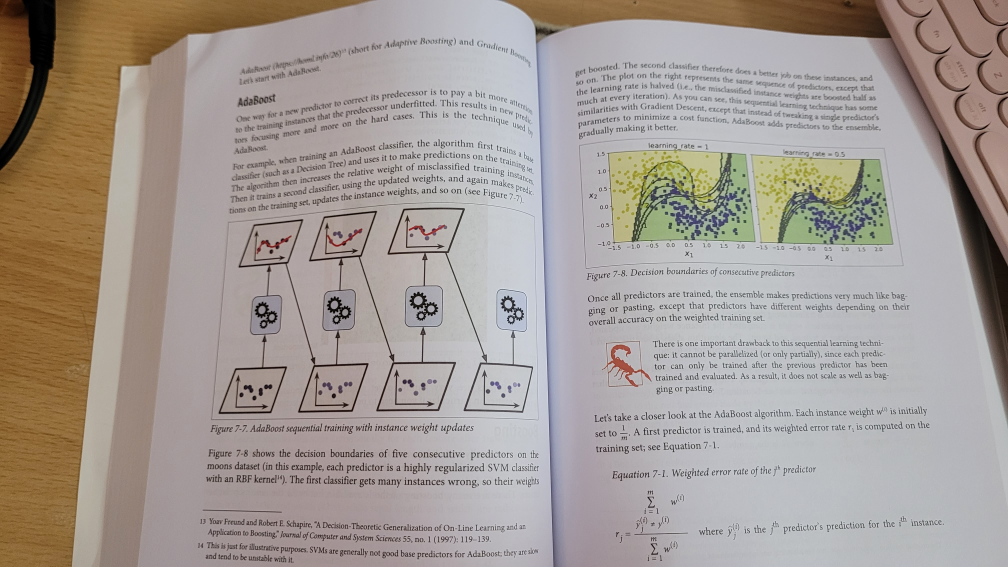
#> input picture Phase-3>Teaching-Computers-To-Learn/3 - Additional Tutorials/resources/adaptiveboost.jpg, 4032 x 2268 px (shown at 1/4 size)
$ python -i document_reader.py   (imports and definitions only)
#> lines starting #> are read from the running program, lines starting #| are printed output that depends on the picture; after the words box and inside, x2 and y2 are one past the last pixel; in counts of white or black regions, pixels touching at a corner belong together
#> further down, picture is the input picture: shape (2268, 4032, 3); mean B, G, R 149, 155.1, 164.1
import re

import cv2
import pytesseract


def preprocess_image(image):
    """
    Preprocess the uploaded document image before OCR.
    """

    # Convert to grayscale
    gray = cv2.cvtColor(
        image,
        cv2.COLOR_BGR2GRAY
    )
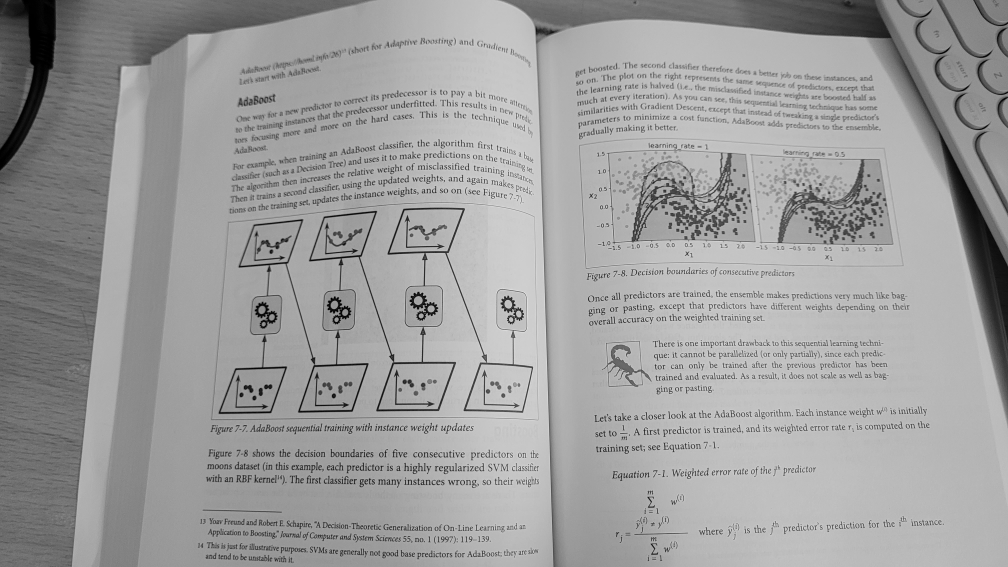
#> gray: shape (2268, 4032) (shown at 1/4 size); min 0, max 245, mean 157.1

    # Increase image size
    resized = cv2.resize(
        gray,
        None,
        fx=2,
        fy=2,
        interpolation=cv2.INTER_CUBIC
    )

    # Reduce noise
    blurred = cv2.GaussianBlur(
        resized,
        (5, 5),
        0
    )

    # Convert to black and white
    _, thresholded = cv2.threshold(
        blurred,
        0,
        255,
        cv2.THRESH_BINARY + cv2.THRESH_OTSU
    )
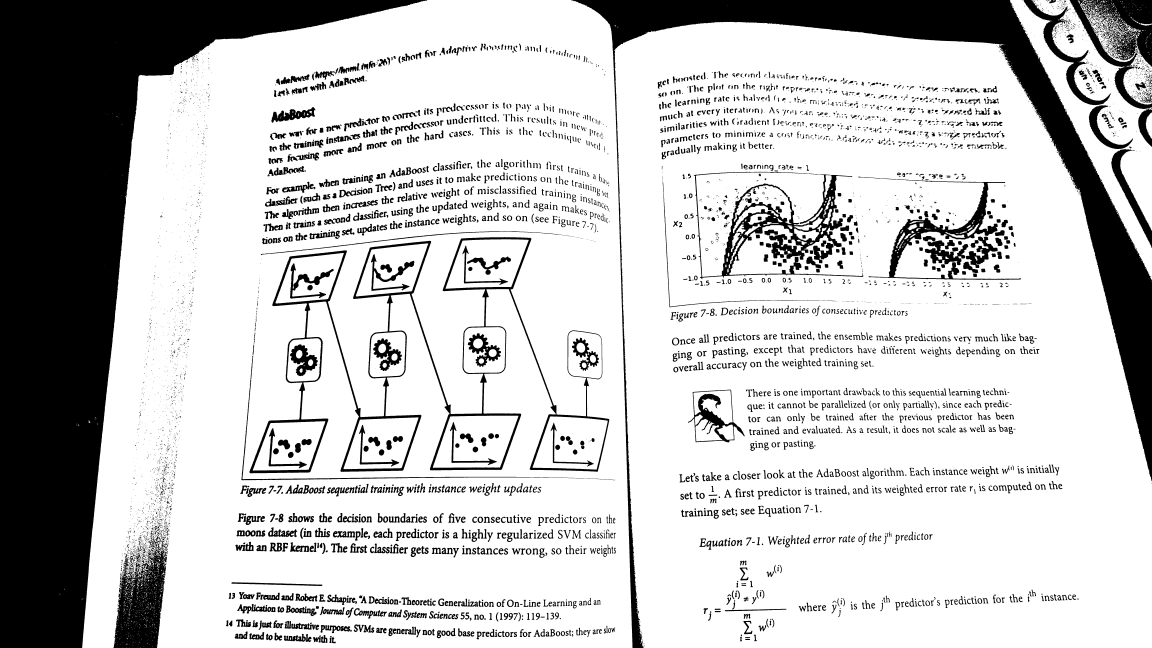
#> thresholded: shape (4536, 8064) (shown at 1/7 size); 77.4% white; 7035 black regions (3264 under 20 px), largest, box (x1, y1, x2, y2) and area: (0, 0, 2991, 4536) 4075441, (3999, 0, 8064, 4536) 1384253, (1746, 1660, 4265, 3313) 267297

    return thresholded


# [47 lines left out: functions extract_text, clean_text, process_document, not called in this run]

>>> import cv2
>>> picture = cv2.imread('../../../Phase-3>Teaching-Computers-To-Learn/3 - Additional Tutorials/resources/adaptiveboost.jpg')
>>> result = preprocess_image(picture)

$ run again, on Phase-3>Teaching-Computers-To-Learn/3 - Additional Tutorials/resources/bright_nlp_ifidf.jpg
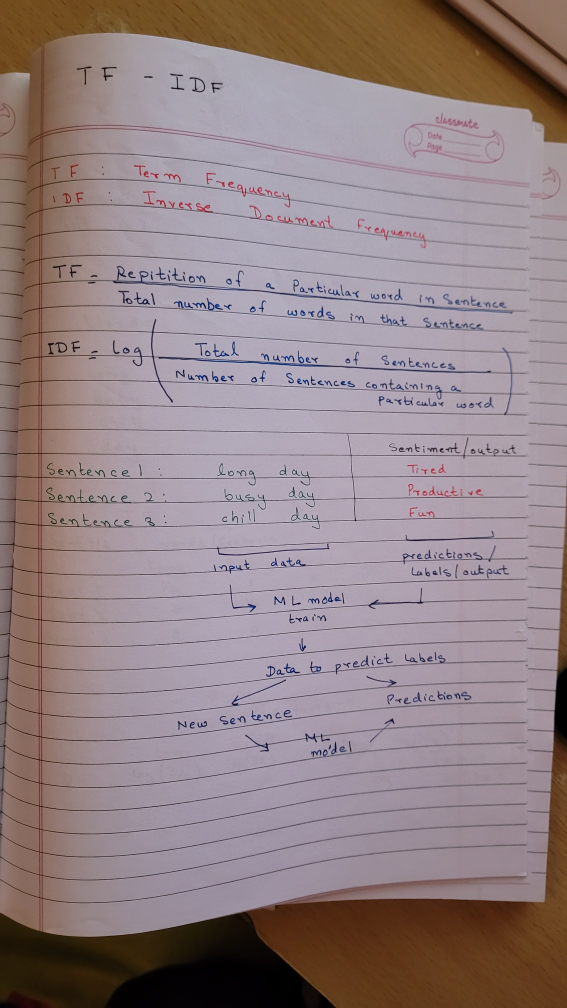
#> input picture Phase-3>Teaching-Computers-To-Learn/3 - Additional Tutorials/resources/bright_nlp_ifidf.jpg, 2268 x 4032 px (shown at 1/4 size)
#> picture is the input picture: shape (4032, 2268, 3); mean B, G, R 133.1, 130.4, 146.9
#> in preprocess_image, `gray = cv2.cvtColor( image, cv2.COLOR_BGR2GRAY )`:
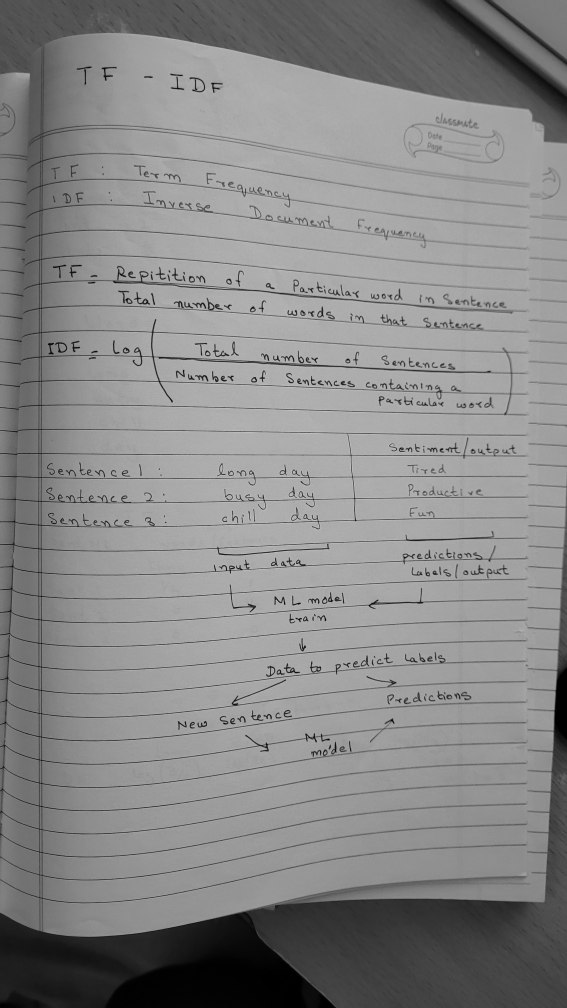
#> gray: shape (4032, 2268) (shown at 1/4 size); min 0, max 214, mean 135.6
#> in preprocess_image, `_, thresholded = cv2.threshold( blurred, 0, 255, cv2.THRESH_BINARY + c..`:
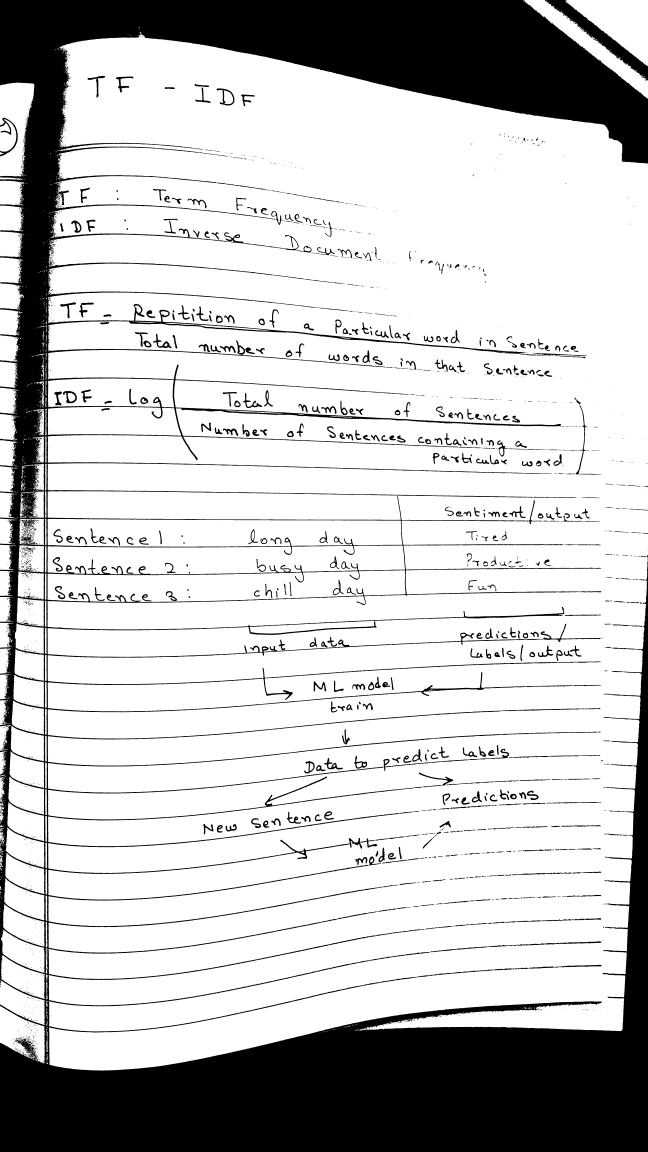
#> thresholded: shape (8064, 4536) (shown at 1/7 size); 77.2% white; 2878 black regions (1849 under 20 px), largest, box (x1, y1, x2, y2) and area: (0, 0, 4536, 8064) 7745856, (3815, 0, 4536, 563) 66172, (0, 825, 125, 1094) 6309

$ run again, on Phase-3>Teaching-Computers-To-Learn/3 - Additional Tutorials/resources/crossing.jpg
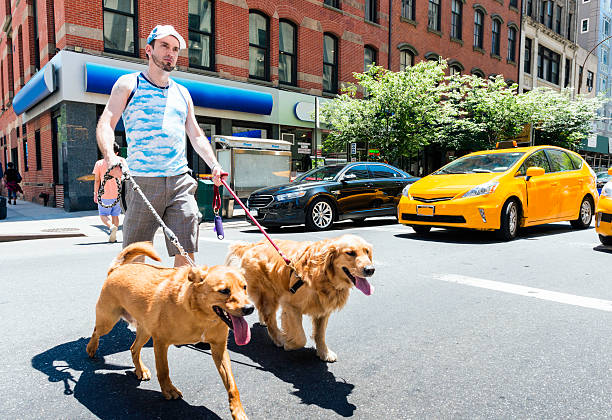
#> input picture Phase-3>Teaching-Computers-To-Learn/3 - Additional Tutorials/resources/crossing.jpg, 612 x 420 px
#> picture is the input picture: shape (420, 612, 3); mean B, G, R 130.8, 141.2, 147
#> in preprocess_image, `gray = cv2.cvtColor( image, cv2.COLOR_BGR2GRAY )`:
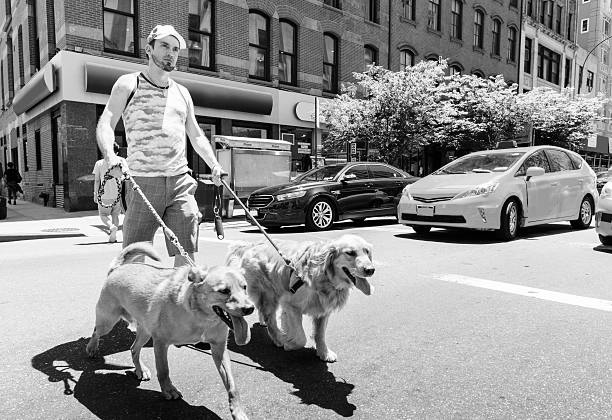
#> gray: shape (420, 612); min 0, max 255, mean 141.8
#> in preprocess_image, `_, thresholded = cv2.threshold( blurred, 0, 255, cv2.THRESH_BINARY + c..`:
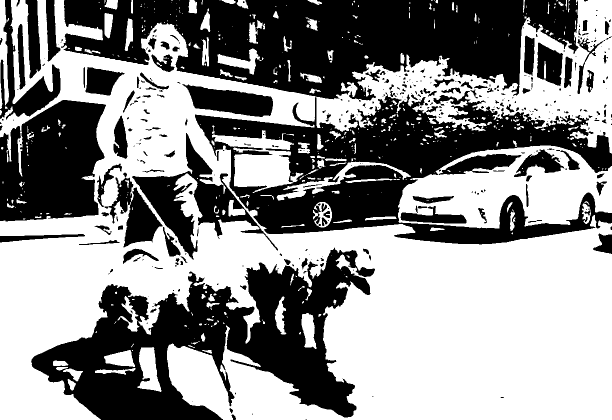
#> thresholded: shape (840, 1224) (shown at 1/2 size); 55.6% white; 404 black regions (252 under 20 px), largest, box (x1, y1, x2, y2) and area: (122, 0, 1224, 489) 231252, (62, 495, 750, 840) 103462, (0, 200, 212, 443) 39636
